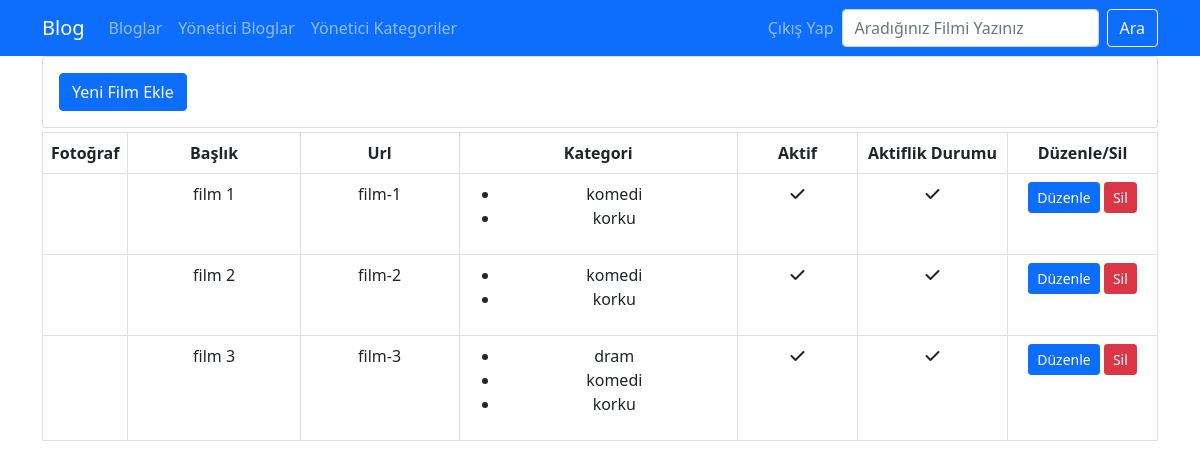
Screenshot of /admin-blogs.php (signed in) with the database file from the repository.
### tables this page shows
CREATE TABLE `blogs` (
  `id` int(11) NOT NULL,
  `title` varchar(150) NOT NULL,
  `short_description` varchar(500) NOT NULL,
  `description` text DEFAULT NULL,
  `imageUrl` varchar(100) DEFAULT NULL,
  `url` varchar(150) NOT NULL,
  `isActive` tinyint(1) NOT NULL,
  `isHome` tinyint(1) NOT NULL DEFAULT 0,
  `dateAdded` timestamp NOT NULL DEFAULT current_timestamp()
);

CREATE TABLE `categories` (
  `id` int(11) NOT NULL,
  `name` varchar(100) NOT NULL,
  `isActive` tinyint(1) NOT NULL DEFAULT 1
);

### libs/functions.php (called while the page is built, shortened)
<?php
function getBlogs(){
    include "ayar.php";
    $query = "SELECT * from blogs";
    $result = mysqli_query($connection,$query);
    return $result;
}
function getCategoriesByBlogId($id) {
    include "ayar.php";
    $query = "SELECT c.id,c.name from blog_category bc inner join categories c on bc.category_id=c.id WHERE bc.blog_id=$id";
    $result = mysqli_query($connection, $query);
    return $result;
}
function isLoggedin(){
    if(isset($_SESSION["loggedin"]) && $_SESSION["loggedin"] === true){
        return true;
    }else{
        return false;
    }
}
function isAdmin(){
    if(isLoggedin() && isset($_SESSION["user_type"]) && $_SESSION["user_type"] === "admin"){
        return true;
    }else{
        return false;
    }
}
?>

### admin-blogs.php (the view, shortened to what this page needs)
<?php
   require "libs/functions.php";
?>
<?php include "views/_header.php"?>
<?php include "views/_navbar.php"?>
<div class="container">
    <div class="row">
        <div class="col-12">
        <div class="card mb-1">
            <div class="card-body">
                <a href="blog-create.php" class="btn btn-primary">Yeni Film Ekle</a>
            </div>
        </div>
        <table class="table table-bordered text-center">
            <thead>
                <tr>
                    <th style="width: 50px;">Fotoğraf</th>
                    <th>Başlık</th>
                    <th>Url</th>
                    <th>Kategori</th>
                    <th style="width: 120px ;">Aktif</th>
                    <th style="width: 150px ;">Aktiflik Durumu</th>
                    <th style="width: 150px;">Düzenle/Sil</th>
                </tr>
            </thead>
            <tbody>
                <?php $result = getBlogs(); while($film = mysqli_fetch_assoc($result)):?>
                    <tr>
                        <td>
                        </td>
                        <td><?php echo $film ["title"]?></td>
                        <td><?php echo $film ["url"]?></td>
                        <td>
                        <?php
                                echo"<ul>";
                                $sonuc = getCategoriesByBlogId($film["id"]);
                                if(mysqli_num_rows($sonuc)> 0){
                                    while($category = mysqli_fetch_assoc($sonuc)){
                                        echo"<li>".$category["name"]."</li>";
                                    }
                                }else{
                                    echo "<li>kategori seçilmedi</li>";
                                }
                            echo "</ul>";
                        ?>
                        </td>
                        <td>
                            <?php if($film["isActive"]): ?>
                                <p class="text-center"><i class="fas fa-check"></i></p>
                            <?php else: ?>
                                <p class="text-center"><i class="fas fa-times"></i></p>
                            <?php endif; ?>
                        </td>
                        <td>
                            <?php if($film["isHome"]): ?>
                                <p class="text-center"><i class="fas fa-check"></i></p>
                            <?php else: ?>
                                <p class="text-center"><i class="fas fa-times"></i></p>
                            <?php endif; ?>
                        </td>
                        <td>
                            <a class="btn btn-primary btn-sm" href="blog-edit.php?id=<?php echo $film ["id"] ?>">Düzenle</a>
                            <a class="btn btn-danger btn-sm" href="blog-delete.php?id=<?php echo $film ["id"] ?>">Sil</a>
                        </td>
                    </tr>
                <?php endwhile; ?>
            </tbody>
        </table>
        </div>
    </div>
    </div>
    <?php
    include "views/_footer.php"
?>

### views/_header.php (shortened to what this page needs)
<!DOCTYPE html>
<html lang="en">
<head>
    <link href="https://cdn.jsdelivr.net/npm/bootstrap@5.0.0-beta3/dist/css/bootstrap.min.css" rel="stylesheet">
    <link rel="stylesheet" href="https://cdnjs.cloudflare.com/ajax/libs/font-awesome/6.5.1/css/all.min.css">
</head>
<body>

### views/_navbar.php (shortened to what this page needs)
<nav class="navbar navbar-expand-lg navbar-dark bg-primary">
    <div class="container">
        <a href="index.php" class="navbar-brand">Blog</a>
        <div class="collapse navbar-collapse">
            <ul class="navbar-nav me-auto mb-2 mb-lg-0">
                <li class="nav-item">
                    <a href="blogs.php" class="nav-link">Bloglar</a>
                </li>
                <?php if (isAdmin()): ?>
                    <li class="nav-item">
                        <a href="admin-blogs.php" class="nav-link">Yönetici Bloglar</a>
                    </li>
                    <li class="nav-item">
                        <a href="admin-categories.php" class="nav-link">Yönetici Kategoriler</a>
                    </li>
                <?php endif; ?>
            </ul>
            <ul class="navbar-nav mb-2 mb-lg-0">
                <?php if (isLoggedin()): ?>
                    <li class="nav-item">
                        <a href="logout.php" class="nav-link">Çıkış Yap</a>
                    </li>
                <?php endif; ?>
            </ul>
            <form class="d-flex" action="blogs.php" method="GET">
                <input type="text" name="q" class="form-control me-2" placeholder="Aradığınız Filmi Yazınız">
                <button class="btn btn-outline-light">Ara</button>
            </form>
        </div>
    </div>
</nav>

### views/_header.php (style rules this page uses)
a { text-decoration: none; }

### rows the page displays
blogs: title "film 1", url "film-1", isActive 1 (drawn), isHome 1 (drawn)
categories: name "komedi"
categories: name "korku"
blogs: title "film 2", url "film-2", isActive 1 (drawn), isHome 1 (drawn)
blogs: title "film 3", url "film-3", isActive 1 (drawn), isHome 1 (drawn)
categories: name "dram"
